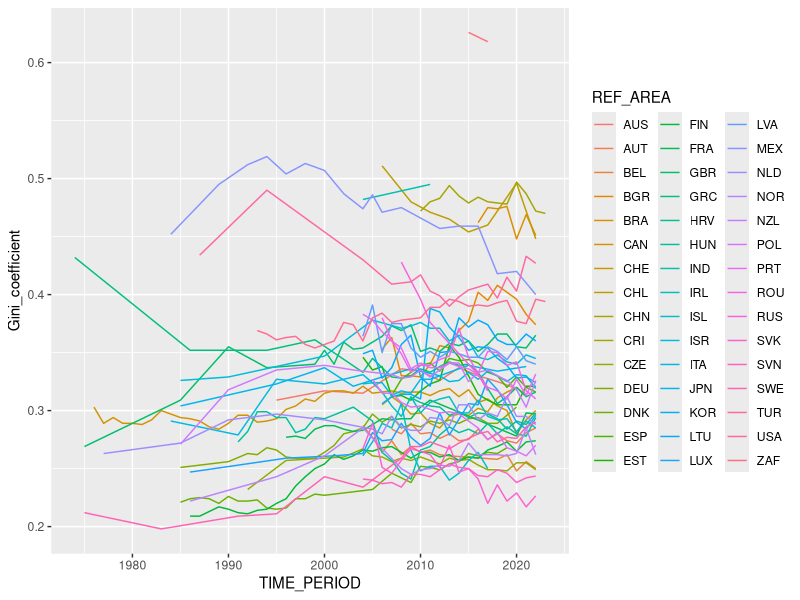
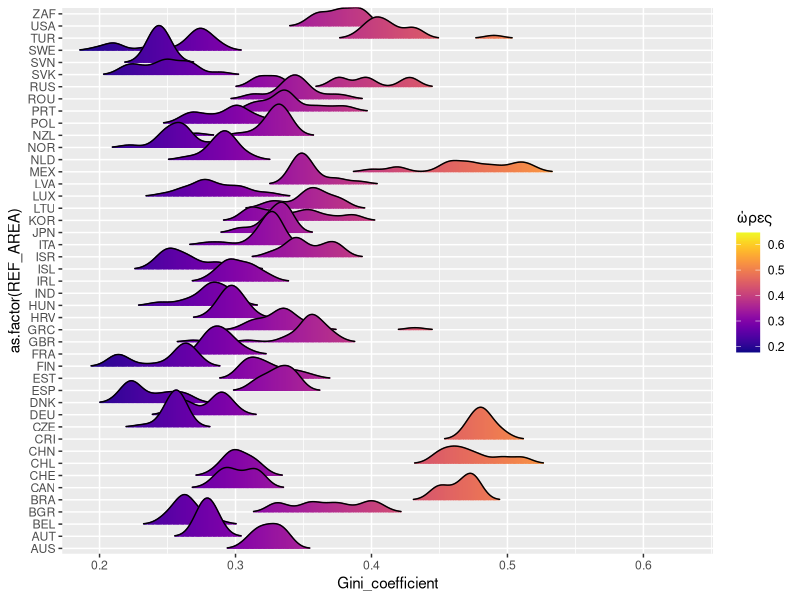
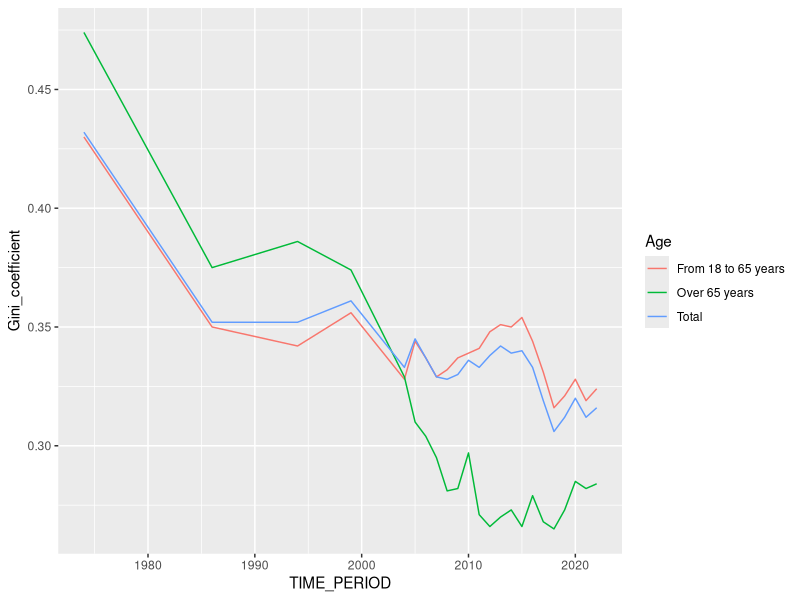
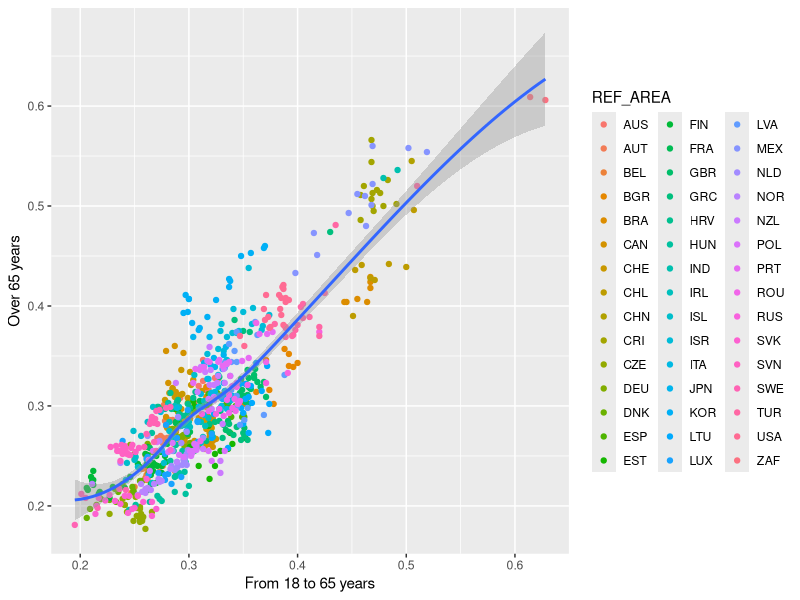

Reproduce these figures in R, in order.
## ---- chunk 1
knitr::opts_chunk$set(echo = TRUE)
library(kableExtra)
## ---- chunk 2
rm(list = ls())
## ---- chunk 3
if(!require(ggplot2)){
  install.packages("ggplot2")
  library(ggplot2)
}
if(!require(ggridges)){
  install.packages("ggridges")
  library(ggridges)
}
if(!require(rstatix)){
    install.packages("rstatix")
    library(rstatix)
}
if(!require(viridis)){
    install.packages("viridis")
    library(viridis)
}
if(!require(dplyr)){
    install.packages("dplyr")
    library(dplyr)
}
if(!require(reshape)){
    install.packages("reshape")
    library(reshape)
}
if(!require(reshape2)){
    install.packages("reshape2")
    library(reshape2)
}
## ---- chunk 4
gini <- read.csv("gini.csv", na.string = "")
exeption <- -which(names(gini) %in% c("STRUCTURE", "STRUCTURE_ID", "STRUCTURE_NAME","ACTION", "FREQ", "Frequency.of.observation", "MEASURE", "Measure", "STATISTICAL_OPERATION", "Statistical.operation", "UNIT_MEASURE", "Unit.of.measure", "DEFINITION", "Definition", "POVERTY_LINE", "Poverty.line", "Time.period","Observation.value", "OBS_STATUS", "Observation.status", "UNIT_MULT", "Unit.multiplier", "CURRENCY", "Currency", "DECIMALS", "Decimals", "PRICE_BASE", "Price.base", "BASE_PER", "Base.period", "CONF_STATUS", "Confidentiality.status"))
gini <- gini[,exeption]
gini <- dcast(gini, REF_AREA+Age+AGE+TIME_PERIOD ~ Methodology, value.var = "OBS_VALUE")
knitr::kable(head(gini)) %>%
  kable_styling("striped", full_width = F) %>%
  scroll_box(width = "100%", height = "200px")
## ---- chunk 5
gini$Gini_coefficient <- ifelse(
  is.na(gini$`Income definition since 2012`),
  gini$`Income definition until 2011`,
  gini$`Income definition since 2012`
)
knitr::kable(head(gini)) %>%
  kable_styling("striped", full_width = F) %>%
  scroll_box(width = "100%", height = "200px")
## ---- chunk 6
giniTotal <- gini[gini$AGE=="_T",]
## ---- chunk 7
giniTotalPlot <- ggplot(giniTotal, aes(x=TIME_PERIOD, y=Gini_coefficient, colour = REF_AREA))
giniTotalPlot + geom_line()
## ---- chunk 8
giniTotalPlot2 <- ggplot(giniTotal, aes(x = Gini_coefficient, y = as.factor(REF_AREA), fill = after_stat(x)))
giniTotalPlot2 +
  geom_density_ridges_gradient(scale = 3, rel_min_height = 0.01, gradient_lwd = 1.) +
  scale_x_continuous(expand = c(0.01, 0)) +
  scale_y_discrete(expand = c(0.01, 0)) +
  scale_fill_viridis(name = "ώρες", option = "C")
## ---- chunk 9
giniGr <- gini[gini$REF_AREA=="GRC",]
## ---- chunk 10
giniGrPlot <- ggplot(giniGr, aes(x=TIME_PERIOD, y=Gini_coefficient, colour = Age))
giniGrPlot + geom_line()
## ---- chunk 11
giniWide <- dcast(gini, REF_AREA+TIME_PERIOD~ Age, value.var = "Gini_coefficient")
## ---- chunk 12
giniAge <- ggplot(giniWide, aes(x=`From 18 to 65 years`, y=`Over 65 years`))
giniAge+geom_point(aes(colour = REF_AREA))+
  geom_smooth()
## ---- chunk 13
cor(giniWide$`From 18 to 65 years`, giniWide$`Over 65 years`, use="complete.obs")
## ---- chunk 14
lm(giniWide$`From 18 to 65 years` ~ giniWide$`Over 65 years`)
